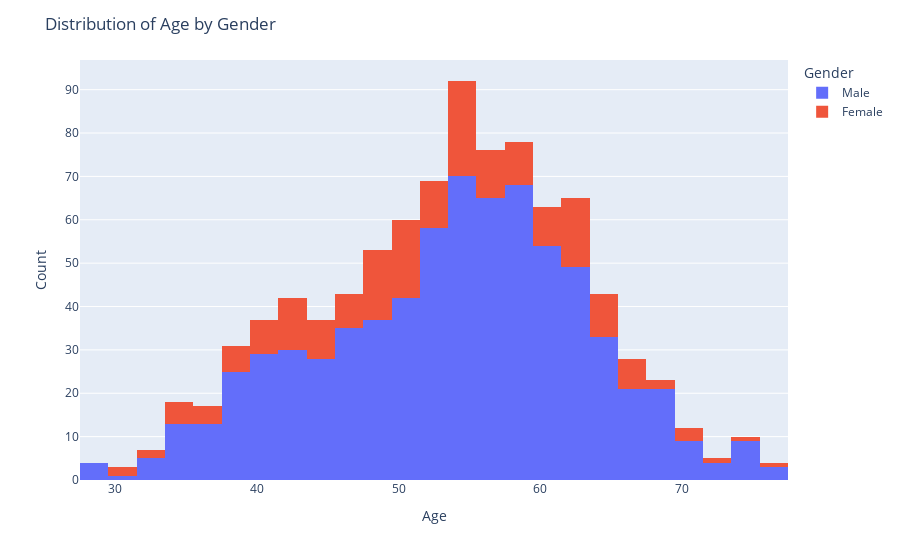

Source (notebook cell):
### Code cell
# Plot the Histogram using plotly and coloring this by sex
fig = px.histogram(df, x='age', color='sex', nbins=30)
fig.update_layout(title='Distribution of Age by Gender', xaxis_title='Age', yaxis_title='Count', legend_title='Gender')
fig.show()

### Figure 1 — Plotly figure (JSON) as saved in the notebook; plotly's stock layout.template omitted (floating-point values rounded to 4 significant figures; data arrays with more than 128 entries replaced by an {"elided": "..."} marker saying what was removed)
{"data": [{"alignmentgroup": "True", "bingroup": "x", "hovertemplate": "sex=Male<br>age=%{x}<br>count=%{y}<extra></extra>", "legendgroup": "Male", "marker": {"color": "#636efa", "pattern": {"shape": ""}}, "name": "Male", "nbinsx": 30, "offsetgroup": "Male", "orientation": "v", "showlegend": true, "type": "histogram", "x": {"elided": "726 int values"}, "xaxis": "x", "yaxis": "y"}, {"alignmentgroup": "True", "bingroup": "x", "hovertemplate": "sex=Female<br>age=%{x}<br>count=%{y}<extra></extra>", "legendgroup": "Female", "marker": {"color": "#EF553B", "pattern": {"shape": ""}}, "name": "Female", "nbinsx": 30, "offsetgroup": "Female", "orientation": "v", "showlegend": true, "type": "histogram", "x": {"elided": "194 int values"}, "xaxis": "x", "yaxis": "y"}], "layout": {"barmode": "relative", "legend": {"title": {"text": "Gender"}, "tracegroupgap": 0}, "margin": {"t": 60}, "title": {"text": "Distribution of Age by Gender"}, "xaxis": {"anchor": "y", "domain": [0, 1], "title": {"text": "Age"}}, "yaxis": {"anchor": "x", "domain": [0, 1], "title": {"text": "Count"}}}}
